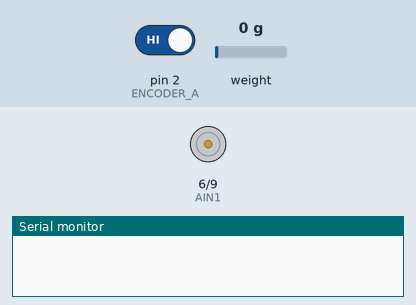
This sketch was run on a simulated Arduino Uno, built with avr-gcc and run on an emulated ATmega328P. Shown: motor-driver pin pairs drawn as motors (green arrow = first pin HIGH = forward, orange = second pin HIGH = backward, longer = more drive), the last lines printed to the serial monitor. Inputs (shaded band) come from the test bench; at power-on: pin 2 (ENCODER_A) HIGH, weight on the scale 0 g. Storage starts empty.

Above: at 0.1 s.
At 3.2 s:
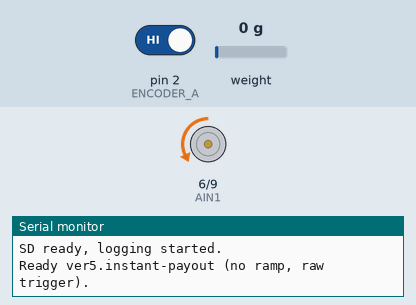
Timing chart, 0 to 4.7 s (numbered marks = the images above):
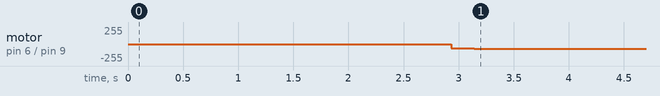

Measured:
- by itself, motor on pin 6 (AIN1) / pin 9 (AIN2): stopped → backward 60/255 at 2.9 s, → backward 70/255 0.21 s later

The sketch:

auto1_sd.ino
```cpp
#include "HX711.h"
#include <SPI.h>
#include <SD.h>

// ---------------- Pins ----------------
// HX711
#define DOUT 4
#define CLK  5
// Motor
#define AIN1 6
#define AIN2 9
// Encoder pins
#define ENCODER_A 2
#define ENCODER_B 3
// SD module
const int SD_CS = 10;   // CS pin of SD card

// ---------------- HX711 ----------------
HX711 scale;
float calibration_factor = 4180;  // g
const float HX_RATE_HZ = 80.0f;   // soldering modified
unsigned long last_hx_ms = 0;
bool hx_updated = false;
bool have_prev_T = false;

// ---------------- Encoder → v_line ----------------
const float COUNTS_PER_METER = 11357.0f;
volatile long encoderCount = 0;
long lastCount = 0;
unsigned long lastVtMs = 0;
float v_line = 0.0f;
float leash_len_m = 0.0f;

// ---------------- Motor / PWM ----------------
const int remotorSpeed = 65;   // retract PWM (upper bound)
int pwm_state = 0;
const int PWM_STEP_OUT = 120;
const int PWM_STEP_IN  = 30;
// retracting PWM
const int   BASE_RETRACT_PWM     = 45;     // base PWM
const int   MAX_RETRACT_PWM      = 70;     // Maximum PWM
const int   MIN_RETRACT_PWM      = 40;     // Minimum
const float KP_RETRACT_PWM_PER_G = 3.0f;   // gain per gram lower than lowerlimit

// loosening PWM
const int   BASE_PAYOUT_PWM   = 70;
const int   MAX_PAYOUT_PWM    = 190;
const float KP_PWM_PER_G      = 4.0f; // gain per gram after surpass upperlimit

// ---------------- Burst（instantpayout for strong drag） ----------------
const int BURST_PWM = 230;
const unsigned long BURST_MS = 150;
unsigned long burst_until_ms = 0;

// ---------------- Landing impact give-way ----------------
const float IMPACT_DTDT_GPS = 90.0f;
const float IMPACT_NEAR_UPPER_G = 0.8f;
const unsigned long IMPACT_COAST_MS = 120;
const int IMPACT_PAYOUT_PWM = 70;
unsigned long impact_until_ms = 0;

// No retracting after burst
const unsigned long POST_BURST_NO_RETRACT_MS = 600;
unsigned long no_retract_until_ms = 0;

// ---------------- Smoothen tension ----------------
float T_fast_g = 0.0f;
float T_slow_g = 0.0f;
const float T_ALPHA_FAST = 0.8f;      // ★ bigger to be more sensitive
const float T_ALPHA_SLOW = 0.25f;

// ---------------- threshold ----------------
float lower_limit = 11.7f;
float upper_limit = 19.5f;

float V_OUT_MIN = 0.004f;
float T_MARGIN_G = 0.7f;
unsigned long ALLOW_PAYOUT_CONFIRM_MS = 5;
bool allow_payout_latch = false;
unsigned long allow_payout_since_ms = 0;

// 鎖軸快速通道
const float V_EPS_LOCKED   = 0.003f;
const float T_LOCK_MARGING = 3.0f;
const float DTDT_LOCK_GPS  = 55.0f;
const unsigned long LOCK_CONFIRM_MS = 12;
bool locked_latch = false;
unsigned long locked_since_ms = 0;

// ---- dT/dt ----
float dTdt_raw = 0.0f;
float dTdt_gps = 0.0f;
float T_prev_for_dt = 0.0f;
const float DTDTA = 0.25f;

// Active-Coast
const int ASSIST_PWM = 140;

// ---------------- Anti-chatter / Grace ----------------
bool inRetract = false;
unsigned long retract_start_ms;
long          retract_start_cnt;

const unsigned long MIN_RETRACT_MS  = 50;
const long          MIN_RETRACT_CNT = 10;

const unsigned long LOOSEN_GRACE_MS = 800;
unsigned long loosen_grace_until_ms = 0;

const float LOWER_HYST_G = 0.8f;

// ---------------- Loop time ----------------
const unsigned long LOOP_MS = 1;
unsigned long last_loop_ms = 0;

// ================= SD Logging =================
File logFile;
bool sd_ok = false;
unsigned long last_log_ms = 0;
const unsigned long LOG_INTERVAL_MS = 100;
uint32_t log_lines_since_flush = 0;
const uint32_t FLUSH_EVERY = 20;

// File check LOG00.CSV ~ LOG99.CSV
bool openLogFile() {
  char name[12] = "LOG00.CSV";
  for (int i = 0; i < 100; i++) {
    name[3] = '0' + (i/10);
    name[4] = '0' + (i%10);
    if (!SD.exists(name)) {
      logFile = SD.open(name, FILE_WRITE);
      if (logFile) {
        logFile.println(F("ms,T_fast_g,T_slow_g,v_line_mps,leash_m,pwm_state,enc_count,dTdt_gps"));
        logFile.flush();
        return true;
      } else {
        return false;
      }
    }
  }
  return false;
}

void logLineCSV(unsigned long ms,
                float T_fast, float T_slow,
                float vline, float leash,
                int pwm, long enc, float dTdt) {
  if (!sd_ok || !logFile) return;
  logFile.print(ms);
  logFile.print(',');
  logFile.print(T_fast, 4);
  logFile.print(',');
  logFile.print(T_slow, 4);
  logFile.print(',');
  logFile.print(vline, 6);
  logFile.print(',');
  logFile.print(leash, 4);
  logFile.print(',');
  logFile.print(pwm);
  logFile.print(',');
  logFile.print(enc);
  logFile.print(',');
  logFile.println(dTdt, 2);

  if (++log_lines_since_flush >= FLUSH_EVERY) {
    log_lines_since_flush = 0;
    logFile.flush();
  }
}

// ---------------- helpers ----------------
inline void motorCoast() {
  digitalWrite(AIN1, LOW);
  digitalWrite(AIN2, LOW);
}

void driveMotor(int pwmSigned) {
  if (pwmSigned == 0) { motorCoast(); return; }
  if (pwmSigned > 0) {
    int pwm = constrain(pwmSigned, 0, 255);
    digitalWrite(AIN1, LOW);
    analogWrite(AIN2, pwm);
  } else {
    int pwm = constrain(-pwmSigned, 0, 255);
    analogWrite(AIN1, pwm);
    digitalWrite(AIN2, LOW);
  }
}

int slewPWM(int target) {
  if (target == pwm_state) return pwm_state;
  if ((target > 0 && pwm_state >= 0) || (target < 0 && pwm_state <= 0)) {
    int step = (target > 0) ? PWM_STEP_IN : PWM_STEP_OUT;
    if (target > pwm_state) pwm_state = min(pwm_state + step, target);
    else                    pwm_state = max(pwm_state - step, target);
  } else {
    int step = (pwm_state > 0) ? PWM_STEP_IN : PWM_STEP_OUT;
    if (pwm_state > 0) pwm_state = max(0, pwm_state - step);
    else               pwm_state = min(0, pwm_state + step);
  }
  return pwm_state;
}

int map_constrain_float(float x, float in_min, float in_max, int out_min, int out_max) {
  if (in_max - in_min == 0) return out_min;
  float t = (x - in_min) / (in_max - in_min);
  if (t < 0) t = 0; if (t > 1) t = 1;
  float y = out_min + t * (out_max - out_min);
  return (int)y;
}

int applyDeadzone(int pwmSigned) {
  const int DEADZONE = 60;
  if (pwmSigned == 0) return 0;
  if (pwmSigned > 0) {
    return max(pwmSigned, DEADZONE);
  } else {
    return min(pwmSigned, -DEADZONE);
  }
}

// ---------------- setup ----------------
void setup() {
  Serial.begin(9600);
  delay(300);

  pinMode(SD_CS, OUTPUT);
  digitalWrite(SD_CS, HIGH);
  if (SD.begin(SD_CS)) {
    sd_ok = openLogFile();
    if (sd_ok) Serial.println(F("SD ready, logging started."));
    else       Serial.println(F("SD present but open file failed."));
  } else {
    Serial.println(F("SD init failed. Check wiring/level shifting."));
  }

  scale.begin(DOUT, CLK);
  delay(1500);
  if (!scale.is_ready()) { Serial.println("HX711 not found."); while (1); }
  scale.set_scale(calibration_factor);
  scale.tare();

  pinMode(AIN1, OUTPUT);
  pinMode(AIN2, OUTPUT);
  motorCoast();

  pinMode(ENCODER_A, INPUT_PULLUP);
  pinMode(ENCODER_B, INPUT_PULLUP);
  attachInterrupt(digitalPinToInterrupt(ENCODER_A), encoderISR, CHANGE);

  lastVtMs = millis();
  last_loop_ms = millis();
  last_hx_ms = millis();
  T_prev_for_dt = 0.0f;

  Serial.println("Ready ver5.instant-payout (no ramp, raw trigger).");
}

// ---------------- loop ----------------
void loop() {
  if (millis() - last_loop_ms < LOOP_MS) return;
  last_loop_ms = millis();

  // ---- 張力 ----
  hx_updated = false;
  float raw = 0.0f;
  if (scale.is_ready()) {
    raw = scale.get_units(1);
    T_fast_g = T_fast_g + T_ALPHA_FAST * (raw - T_fast_g);
    T_slow_g = T_slow_g + T_ALPHA_SLOW * (raw - T_slow_g);
    hx_updated = true;
  }
  float T_fast = -1*T_fast_g;
  float T_slow = -1*T_slow_g;

  unsigned long now = millis();
  unsigned long dt_ms = now - lastVtMs; if (dt_ms == 0) dt_ms = 1;
  lastVtMs = now;

  long cnt; noInterrupts(); cnt = encoderCount; interrupts();
  long dcount = cnt - lastCount; lastCount = cnt;

  float dt = dt_ms * 1e-3f;
  v_line = (COUNTS_PER_METER > 1e-6f) ? ((float)dcount / COUNTS_PER_METER) / dt : 0.0f;
  leash_len_m += v_line * dt;

  if (hx_updated) {
    float dtT_s = max(0.001f, (now - last_hx_ms) * 1e-3f);
    if (!have_prev_T) { dTdt_raw = 0.0f; have_prev_T = true; }
    else               dTdt_raw = (T_fast - T_prev_for_dt) / dtT_s;
    T_prev_for_dt = T_fast;
    last_hx_ms = now;
  }
  dTdt_gps = DTDTA * dTdt_raw + (1.0f - DTDTA) * dTdt_gps;

  // ---- 瞬間放線判斷 ----
  bool sudden_pull = ((raw > upper_limit + 15.0f) || (T_fast > upper_limit + 15.0f)) && (dTdt_gps > 70.0f);
  bool not_retracting = (v_line <= 0.0f);
  bool instant_payout = sudden_pull && not_retracting;

  if (instant_payout) {
    unsigned long new_until = now + BURST_MS;
    if (new_until > burst_until_ms) burst_until_ms = new_until;
    loosen_grace_until_ms = max(loosen_grace_until_ms, now + LOOSEN_GRACE_MS);
    no_retract_until_ms   = max(no_retract_until_ms,   now + POST_BURST_NO_RETRACT_MS);
    inRetract = false;
    Serial.println("00000");
    allow_payout_latch = true;
    allow_payout_since_ms = now;
  }

  // ---- 即時 burst ----
  if (now < burst_until_ms) {
    int steppedPWM = slewPWM(-BURST_PWM);
    steppedPWM = applyDeadzone(steppedPWM);
    driveMotor(steppedPWM);
    return;
  }

  // ---- 落地衝擊讓步 ----
  bool impact_detect = inRetract && ((dTdt_gps > IMPACT_DTDT_GPS) || (T_fast > upper_limit - IMPACT_NEAR_UPPER_G));
  if (impact_detect) {
    unsigned long new_until = now + IMPACT_COAST_MS;
    if (new_until > impact_until_ms) impact_until_ms = new_until;
  }
  if (now < impact_until_ms) {
    int targetPWM = 0;
    if (T_fast > upper_limit - 0.3f) {
      targetPWM = -IMPACT_PAYOUT_PWM;
    }
    int steppedPWM = slewPWM(targetPWM);
    steppedPWM = applyDeadzone(steppedPWM);
    driveMotor(steppedPWM);
    inRetract = false;
    return;
  }

  // ---- 放線許可 ----
  bool line_out = (v_line < -V_OUT_MIN);
  bool high_T   = (T_fast > (upper_limit + T_MARGIN_G));
  if (high_T) {
    if (!allow_payout_latch) { allow_payout_latch = true; allow_payout_since_ms = now; }
  } else {
    allow_payout_latch = false;
  }
  bool allow_payout_dir = allow_payout_latch && (now - allow_payout_since_ms >= ALLOW_PAYOUT_CONFIRM_MS);

  bool spool_static = (fabs(v_line) < 0.003f);
  bool locked_trig  = spool_static && (T_fast > upper_limit + T_LOCK_MARGING) && (dTdt_gps > DTDT_LOCK_GPS);
  if (locked_trig) {
    if (!locked_latch) { locked_latch = true; locked_since_ms = now; }
  } else {
    locked_latch = false;
  }
  bool allow_payout_locked = locked_latch && (now - locked_since_ms >= LOCK_CONFIRM_MS);
  bool allow_payout = allow_payout_dir || allow_payout_locked;

  // ---- 主邏輯 ----
  int targetPWM = 0;
  if (T_fast > upper_limit) {
    if (allow_payout) {
      float over_g = T_fast - upper_limit;
      int pwm = (int)(BASE_PAYOUT_PWM + KP_PWM_PER_G * over_g);
      pwm = constrain(pwm, BASE_PAYOUT_PWM, MAX_PAYOUT_PWM);
      targetPWM = -pwm;
      loosen_grace_until_ms = now + LOOSEN_GRACE_MS;
      no_retract_until_ms   = max(no_retract_until_ms, now + POST_BURST_NO_RETRACT_MS);
      inRetract = false;
    } else {
      targetPWM = 0;
    }
  } else if (T_slow < (lower_limit - LOWER_HYST_G)
             && now >= loosen_grace_until_ms
             && now >= no_retract_until_ms) {
    if (!inRetract) { inRetract = true; retract_start_ms = now; retract_start_cnt = cnt; }
  float under_g = (lower_limit - T_slow);
  int pwm = (int)(BASE_RETRACT_PWM + KP_RETRACT_PWM_PER_G * under_g);
  pwm = constrain(pwm, MIN_RETRACT_PWM, MAX_RETRACT_PWM);
  targetPWM = +pwm;
  } else if (T_fast < lower_limit) {
    targetPWM = 0;
  } else {
    if (inRetract) {
      if (T_fast > upper_limit - 0.8f) { targetPWM = 0; inRetract = false; }
      else {
        bool time_ok = (now - retract_start_ms) >= MIN_RETRACT_MS;
        bool cnt_ok  = (labs(cnt - retract_start_cnt) >= MIN_RETRACT_CNT);
        bool window_ok = (now >= loosen_grace_until_ms) && (now >= no_retract_until_ms);
        if (time_ok && cnt_ok && window_ok) { targetPWM = 0; inRetract = false; }
        else {
          int cap = map_constrain_float(T_fast, lower_limit - 1.0f, upper_limit - 0.5f, remotorSpeed, 10);
          cap = constrain(cap, 10, remotorSpeed);
          targetPWM = +cap;
        }
        if (!window_ok) { targetPWM = 0; inRetract = false; }
      }
    } else {
      targetPWM = 0;
    }
  }

  bool nearly_upper = (T_fast >= (upper_limit - 0.3f));
  if (targetPWM == 0 && nearly_upper && spool_static) {
    targetPWM = -ASSIST_PWM;
  }

  if (now < loosen_grace_until_ms || now < no_retract_until_ms) {
    if (targetPWM > 0) { targetPWM = 0; }
  }

  int steppedPWM = slewPWM(targetPWM);
  steppedPWM = applyDeadzone(steppedPWM);
  driveMotor(steppedPWM);

  if ((millis() % 100) < LOOP_MS) {
    Serial.print("T_fast(g)="); Serial.print(T_fast, 2);
    Serial.print("  T_slow(g)="); Serial.print(T_slow, 2);
    Serial.print("  v_line(m/s)="); Serial.print(v_line, 3);
    Serial.print("  PWM="); Serial.print(steppedPWM);
    Serial.println();
  }

  if (sd_ok && (now - last_log_ms >= LOG_INTERVAL_MS)) {
    last_log_ms = now;
    long enc_now; noInterrupts(); enc_now = encoderCount; interrupts();
    logLineCSV(now, T_fast, T_slow, v_line, leash_len_m, steppedPWM, enc_now, dTdt_gps);
  }
}

// ---------------- ISR ----------------
void encoderISR() {
  int a = digitalRead(ENCODER_A);
  int b = digitalRead(ENCODER_B);
  if (a == b) encoderCount++;
  else        encoderCount--;
}
```
